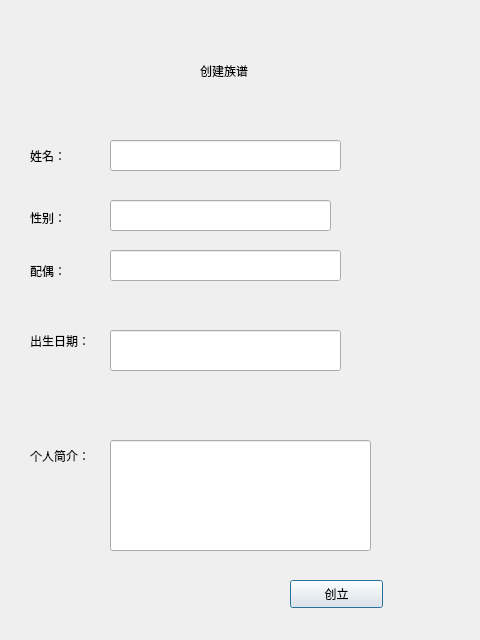
<?xml version="1.0" encoding="UTF-8"?>
<ui version="4.0">
 <class>creat</class>
 <widget class="QDialog" name="creat">
  <property name="geometry">
   <rect>
    <x>0</x>
    <y>0</y>
    <width>480</width>
    <height>640</height>
   </rect>
  </property>
  <property name="windowTitle">
   <string>Dialog</string>
  </property>
  <widget class="QLabel" name="label">
   <property name="geometry">
    <rect>
     <x>30</x>
     <y>140</y>
     <width>81</width>
     <height>31</height>
    </rect>
   </property>
   <property name="text">
    <string>姓名：</string>
   </property>
  </widget>
  <widget class="QLabel" name="label_2">
   <property name="geometry">
    <rect>
     <x>30</x>
     <y>250</y>
     <width>71</width>
     <height>41</height>
    </rect>
   </property>
   <property name="text">
    <string>配偶：</string>
   </property>
  </widget>
  <widget class="QLabel" name="label_3">
   <property name="geometry">
    <rect>
     <x>30</x>
     <y>320</y>
     <width>91</width>
     <height>41</height>
    </rect>
   </property>
   <property name="text">
    <string>出生日期：</string>
   </property>
  </widget>
  <widget class="QLabel" name="label_4">
   <property name="geometry">
    <rect>
     <x>30</x>
     <y>430</y>
     <width>101</width>
     <height>51</height>
    </rect>
   </property>
   <property name="text">
    <string>个人简介：</string>
   </property>
  </widget>
  <widget class="QLineEdit" name="lineEdit">
   <property name="geometry">
    <rect>
     <x>110</x>
     <y>140</y>
     <width>231</width>
     <height>31</height>
    </rect>
   </property>
  </widget>
  <widget class="QLineEdit" name="lineEdit_2">
   <property name="geometry">
    <rect>
     <x>110</x>
     <y>250</y>
     <width>231</width>
     <height>31</height>
    </rect>
   </property>
  </widget>
  <widget class="QLineEdit" name="lineEdit_3">
   <property name="geometry">
    <rect>
     <x>110</x>
     <y>330</y>
     <width>231</width>
     <height>41</height>
    </rect>
   </property>
  </widget>
  <widget class="QLineEdit" name="lineEdit_4">
   <property name="geometry">
    <rect>
     <x>110</x>
     <y>440</y>
     <width>261</width>
     <height>111</height>
    </rect>
   </property>
  </widget>
  <widget class="QLabel" name="label_5">
   <property name="geometry">
    <rect>
     <x>200</x>
     <y>40</y>
     <width>251</width>
     <height>61</height>
    </rect>
   </property>
   <property name="text">
    <string>创建族谱</string>
   </property>
  </widget>
  <widget class="QPushButton" name="pushButton">
   <property name="geometry">
    <rect>
     <x>290</x>
     <y>580</y>
     <width>93</width>
     <height>28</height>
    </rect>
   </property>
   <property name="text">
    <string>创立</string>
   </property>
  </widget>
  <widget class="QLabel" name="label_6">
   <property name="geometry">
    <rect>
     <x>30</x>
     <y>210</y>
     <width>72</width>
     <height>15</height>
    </rect>
   </property>
   <property name="text">
    <string>性别：</string>
   </property>
  </widget>
  <widget class="QLineEdit" name="lineEdit_5">
   <property name="geometry">
    <rect>
     <x>110</x>
     <y>200</y>
     <width>221</width>
     <height>31</height>
    </rect>
   </property>
  </widget>
 </widget>
 <resources/>
 <connections/>
</ui>
